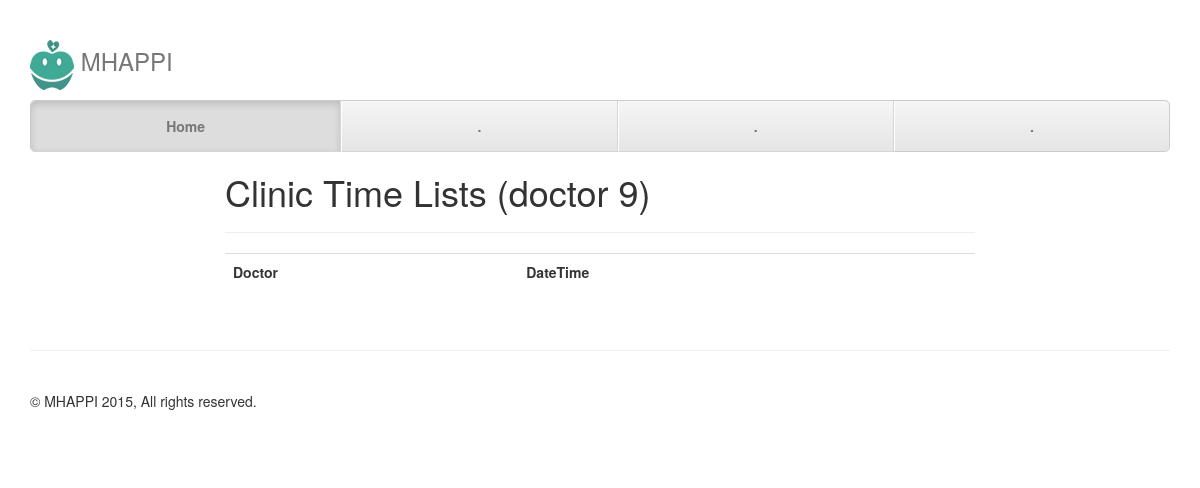
The page /list_clinic_time/9/ on the database as committed earlier.
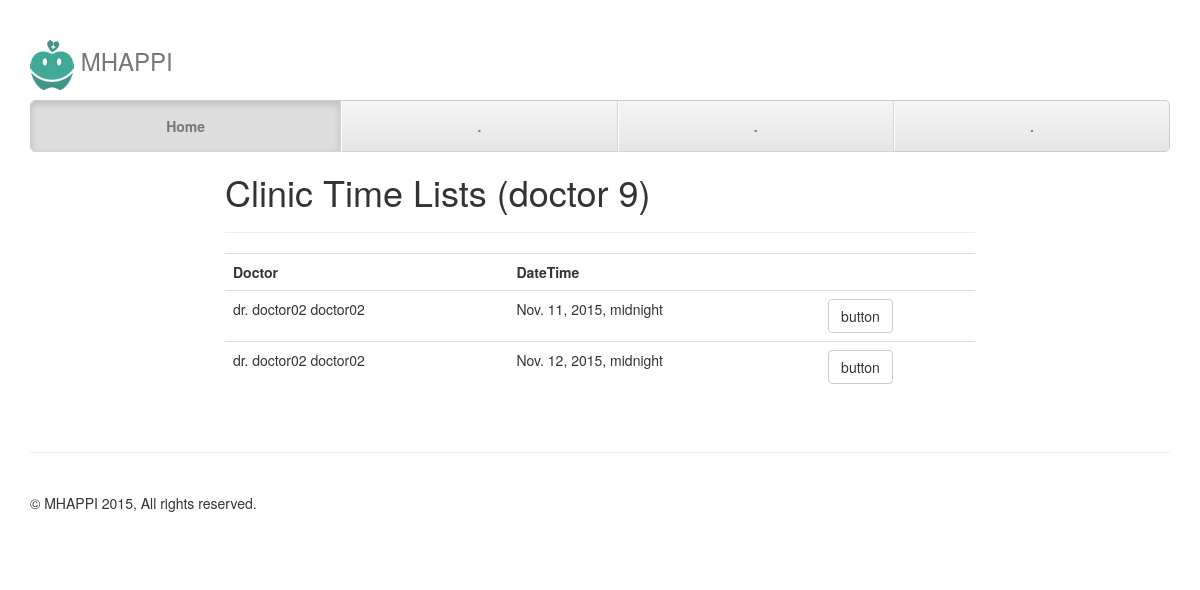
The same page on the database as committed later.
### apps/appointment/models.py (models this page shows, shortened)
class ClinicTime(models.Model):
	officer = models.ForeignKey('authentication.Officer')
	clinic_datetime = models.DateTimeField()
	clinic_status = models.SmallIntegerField()

### apps/authentication/models.py (models this page shows, shortened)
class Officer(models.Model):
	GENDER_CHOICES = (
		(1, "Male"),
		(2, "Female"),
		(3, "Others"),
	)
	POSITION_CHOICES = (
		(1, "Staff"),
		(2, "Doctor"),
		(3, "Nurse"),
		(4, "Pharmacist"),
	)
	user = models.ForeignKey(User, default = 0)
	hospital_id = models.CharField(max_length = 20)
	national_id = models.CharField(max_length = 20)
	prefix_name = models.CharField(max_length = 200)
	first_name = models.CharField(max_length = 200)
	last_name = models.CharField(max_length = 200)
	gender = models.IntegerField(choices = GENDER_CHOICES)
	birthdate = models.DateField()
	address = models.CharField(max_length = 500)
	phone = models.CharField(max_length = 200)
	email = models.CharField(max_length = 200)
	specialist = models.CharField(max_length = 200)
	position = models.IntegerField(choices = POSITION_CHOICES, default = 1)

### apps/appointment/views.py (the view)
# urls.py: url(r'^list_clinic_time/([0-9]+)/$', appo_view.list_clinic_time, name='list_clinic_time'),
def list_clinic_time(request, did):
    clinic_times = ClinicTime.objects.filter(officer_id=did)
    data = {
        'clinic_times' : clinic_times,
        'doctor_id' : did,
    }
    return render(request, 'list_clinic_time.html', data)

### apps/appointment/templates/list_clinic_time.html
{% extends "base.html" %}
{% block main %}
    <div id="login" class="row">
        <div class="col-md-8 col-md-offset-2">
            <h1>Clinic Time Lists (doctor {{ doctor_id }})</h1>
            <hr/>
            <table class="table">
            	<tr>
            		<th>Doctor</th>
            		<th>DateTime</th>
            		<th></th>
            	</tr>
            	{% for clinic_time in clinic_times %}
            	<tr>
            		<td>dr. {{ clinic_time.officer.first_name }} {{ clinic_time.officer.first_name }}</td>
            		<td>{{ clinic_time.clinic_datetime }}</td>
            		<td>
            			<a class="btn btn-default" href="#">button</a>
            		</td>
            	</tr>
            	{% endfor %}
            </table>
        </div>
    </div>
{% endblock %}

### apps/appointment/templates/base.html (shortened to what this page needs)
{% load staticfiles %}
<!DOCTYPE html>
<html lang="en">
  <head>
    <link href="{% static 'css/bootstrap.min.css' %}" rel="stylesheet" media="screen">
    <link href="{% static 'css/justified-nav.css' %}" rel="stylesheet" media="screen">
  </head>
  <body>
    <div class="container">
      <div class="masthead">
        <h3 class="text-muted"><img src="{% static 'img/logo.png' %}" /> MHAPPI </h3>
        <nav>
          <ul class="nav nav-justified">
            <li class="active"><a href="/home">Home</a></li>
            <li><a href="#">.</a></li>
            <li><a href="#">.</a></li>
            <li><a href="#">.</a></li>
          </ul>
        </nav>
      </div>
      {% block main %}{% endblock %}
      <footer class="footer">
        <p>&copy; MHAPPI 2015, All rights reserved.</p>
      </footer>
    </div>
  </body>
</html>

### static/css/justified-nav.css (style rules this page uses)
body { padding-top: 20px; }
.footer { padding-top: 40px; padding-bottom: 40px; margin-top: 40px; border-top: 1px solid #eee; }
.nav-justified { background-color: #eee; border: 1px solid #ccc; border-radius: 5px; }
.nav-justified > li > a { padding-top: 15px; padding-bottom: 15px; margin-bottom: 0; font-weight: bold; color: #777; text-align: center; background-color: #e5e5e5; background-image: -webkit-gradient(linear, left top, left bottom, from(#f5f5f5), to(#e5e5e5)); background-image: -webkit-linear-gradient(top, #f5f5f5 0%, #e5e5e5 100%); background-image: -o-linear-gradient(top, #f5f5f5 0%, #e5e5e5 100%); background-image: linear-gradient(to bottom, #f5f5f5 0%,#e5e5e5 100%); filter: progid:DXImageTransform.Microsoft.gradient( startColorstr='#f5f5f5', endColorstr='#e5e5e5',GradientType=0 ); background-repeat: repeat-x; border-bottom: 1px solid #d5d5d5; }
.nav-justified > .active > a, .nav-justified > .active > a:hover, .nav-justified > .active > a:focus { background-color: #ddd; background-image: none; -webkit-box-shadow: inset 0 3px 7px rgba(0,0,0,.15); box-shadow: inset 0 3px 7px rgba(0,0,0,.15); }
.nav-justified > li:first-child > a { border-radius: 5px 5px 0 0; }
.nav-justified > li:last-child > a { border-bottom: 0; border-radius: 0 0 5px 5px; }
@media (min-width: 768px) { .nav-justified { max-height: 52px; } }
@media (min-width: 768px) { .nav-justified > li > a { border-right: 1px solid #d5d5d5; border-left: 1px solid #fff; } }
@media (min-width: 768px) { .nav-justified > li:first-child > a { border-left: 0; border-radius: 5px 0 0 5px; } }
@media (min-width: 768px) { .nav-justified > li:last-child > a { border-right: 0; border-radius: 0 5px 5px 0; } }
@media screen and (min-width: 768px) { .masthead, .marketing, .footer { padding-right: 0; padding-left: 0; } }

Rows that differ between the two databases and show on the page:
added ClinicTime: officer.first_name "doctor02", clinic_datetime "Nov. 11, 2015, midnight"
added ClinicTime: officer.first_name "doctor02", clinic_datetime "Nov. 12, 2015, midnight"
